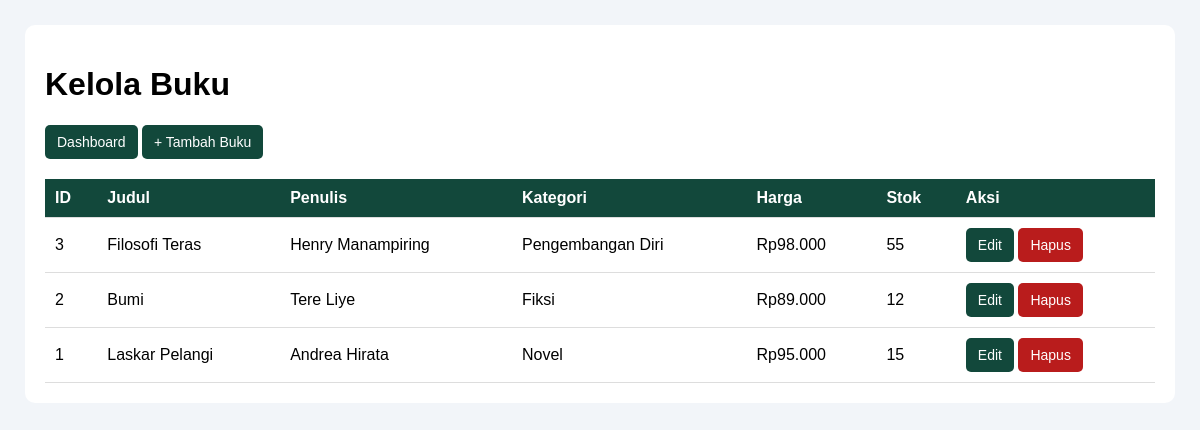
The app's page /Admin/Produk.php (signed in) with its own data.
### tables this page shows
CREATE TABLE IF NOT EXISTS `buku` (
  `id` int NOT NULL AUTO_INCREMENT,
  `judul` varchar(200) NOT NULL,
  `penulis` varchar(150) NOT NULL,
  `penerbit` varchar(150) NOT NULL,
  `tahun_terbit` year NOT NULL,
  `kategori` varchar(100) NOT NULL,
  `harga` decimal(12,2) NOT NULL DEFAULT '0.00',
  `stok` int NOT NULL DEFAULT '0',
  `deskripsi` text,
  `cover` varchar(255) DEFAULT NULL,
  `created_at` timestamp NULL DEFAULT CURRENT_TIMESTAMP,
  `updated_at` timestamp NULL DEFAULT CURRENT_TIMESTAMP ON UPDATE CURRENT_TIMESTAMP,
  PRIMARY KEY (`id`)
);

### Admin/Produk.php (the view, shortened to what this page needs)
<?php
require_once __DIR__ . '/../Config/Database.php';
$stmt = $pdo->query(
    "SELECT id, judul, penulis, penerbit, tahun_terbit,
            kategori, harga, stok
     FROM buku
     ORDER BY id DESC"
);
$buku = $stmt->fetchAll(PDO::FETCH_ASSOC);
?>
<!DOCTYPE html>
<html lang="id">
<head>
</head>
<body>
    <div class="panel">
        <h1>Kelola Buku</h1>
        <a class="button" href="Index.php">Dashboard</a>
        <a class="button" href="Tambah.php">+ Tambah Buku</a>
        <table>
            <thead>
                <tr>
                    <th>ID</th>
                    <th>Judul</th>
                    <th>Penulis</th>
                    <th>Kategori</th>
                    <th>Harga</th>
                    <th>Stok</th>
                    <th>Aksi</th>
                </tr>
            </thead>
            <tbody>
                <?php foreach ($buku as $item): ?>
                    <tr>
                        <td><?= (int) $item['id'] ?></td>
                        <td>
                            <?= htmlspecialchars(
                                $item['judul'] ?? '',
                                ENT_QUOTES,
                                'UTF-8'
                            ) ?>
                        </td>
                        <td>
                            <?= htmlspecialchars(
                                $item['penulis'] ?? '',
                                ENT_QUOTES,
                                'UTF-8'
                            ) ?>
                        </td>
                        <td>
                            <?= htmlspecialchars(
                                $item['kategori'] ?? '',
                                ENT_QUOTES,
                                'UTF-8'
                            ) ?>
                        </td>
                        <td>
                            Rp<?= number_format(
                                (float) $item['harga'],
                                0,
                                ',',
                                '.'
                            ) ?>
                        </td>
                        <td><?= (int) $item['stok'] ?></td>
                        <td class="aksi">
                            <a
                                class="button"
                                href="Edit.php?id=<?= (int) $item['id'] ?>"
                            >Edit</a>
                            <form
                                action="Hapus.php"
                                method="POST"
                                style="display:inline"
                                onsubmit="return confirm('Yakin ingin menghapus buku ini?')"
                            >
                                <button
                                    class="button hapus"
                                    type="submit"
                                >Hapus</button>
                            </form>
                        </td>
                    </tr>
                <?php endforeach; ?>
            </tbody>
        </table>
    </div>
</body>
</html>

### Admin/Produk.php (style rules this page uses)
body { font-family: Arial, sans-serif; background: #f2f5f9; padding: 25px; margin: 0; }
.panel { background: white; padding: 20px; border-radius: 10px; overflow-x: auto; }
table { width: 100%; border-collapse: collapse; margin-top: 20px; }
th, td { padding: 10px; border-bottom: 1px solid #ddd; text-align: left; }
th { background: #12483b; color: white; }
a, button { cursor: pointer; }
.button { display: inline-block; padding: 9px 12px; background: #12483b; color: white; text-decoration: none; border: 0; border-radius: 5px; font: inherit; font-size: 14px; }
.hapus { background: #b91c1c; }
.aksi { white-space: nowrap; }

### records on screen
buku: id "3", judul "Filosofi Teras", penulis "Henry Manampiring", kategori "Pengembangan Diri", harga "98.000", stok "55"
buku: id "2", judul "Bumi", penulis "Tere Liye", kategori "Fiksi", harga "89.000", stok "12"
buku: id "1", judul "Laskar Pelangi", penulis "Andrea Hirata", kategori "Novel", harga "95.000", stok "15"
